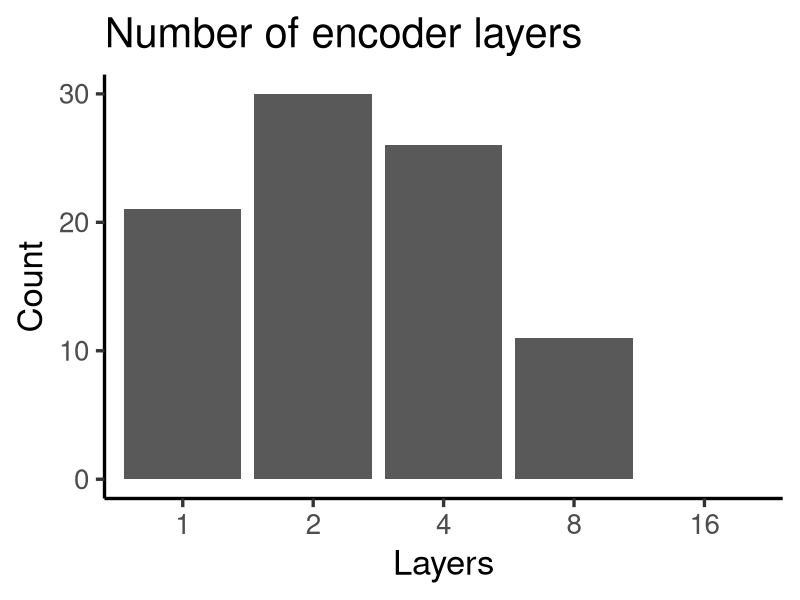

R code for this plot: (Note: this script raises an error after producing the figure.)
rm(list=ls())
library(ggpubr)
library(tidyverse)
df <- read.csv("hyperparameter_selection_full.csv", sep = ";")%>% 
  separate(X.Parameters, 
           into = c('lr','layers', 'dropout', 
                    'mask_prob', 'upscale_dim', 
                    'batch_size', 'num_heads', 
                    'inner_dim'), 
           sep = ",") %>%
  mutate(lr = gsub("\\{\\'lr\\': ", "", lr),
         layers = gsub("\\'num_layers\\': ", "", layers),
         dropout = gsub("\\'dropout\\': ", "", dropout),
         mask_prob = gsub("\\'mask_prob\\': ", "", mask_prob),
         upscale_dim = gsub("\\'upscale_dim\\': ", "", upscale_dim),
         batch_size =  gsub("\\'batch_size\\': ", "", batch_size),
         num_heads =  gsub("\\'num_heads\\': ", "", num_heads),
         inner_dim =  gsub("\\'inner_dim\\': ", "", inner_dim),
         inner_dim = gsub("\\}", "", inner_dim)
  )

minima <- df %>%
  filter(Precise_loss < 0.0001)

# what are the best params?
minima <- minima %>%
  select(-X.Tune.loss) %>%
  mutate_if(is.character, as.numeric)

minima %>% count(layers)
layer_plot <- minima %>% 
  mutate(layers = as.factor(layers),
         layers = fct_expand(layers,"16")) %>%
  ggplot() +
  scale_x_discrete(name = "Layers", drop = FALSE) +
  geom_bar(aes(x = layers), stat = "Count") + 
  theme_classic(base_size = 25) + 
  ylab("Count") +
  ggtitle("Number of encoder layers")
layer_plot
ggsave("img/layer_plot.pdf", width = 8, height = 8)

minima %>% count(lr)
lr_plot <- minima %>% 
  count(lr) %>%
  ggplot(aes(x=lr, y=n)) +
  geom_bar(stat="identity") +
  theme_classic(base_size = 25) + 
  ylab("Count") +
  xlab("Learning rate") +
  ggtitle("Learning rate")
lr_plot
ggsave("img/lr_plot.pdf", width = 8, height = 8)

minima %>% count(dropout)
dropout_plot <- minima %>% 
  count(dropout) %>%
  ggplot(aes(x=dropout, y=n)) +
  geom_bar(stat="identity") +
  theme_classic(base_size = 25) + 
  ylab("Count") +
  xlab("Dropout probability") +
  ggtitle("Dropout rate")
dropout_plot
ggsave("img/dropout_plot.pdf", width = 8, height = 8)

minima %>% count(mask_prob)
mask_plot <- minima %>% 
  count(mask_prob) %>%
  ggplot(aes(x=mask_prob, y=n)) +
  geom_bar(stat="identity") +
  theme_classic(base_size = 25) + 
  ylab("Count") +
  xlab("Masking probability") +
  ggtitle("Probability of masking")
mask_plot
ggsave("img/mask_plot.pdf", width = 8, height = 8)

minima %>% count(upscale_dim)
upscale_plot <- minima %>% 
  mutate(upscale_dim = as.factor(upscale_dim),
         upscale_dim = fct_expand(upscale_dim, "14", "512", "1024"),
         upscale_dim = factor(upscale_dim, levels(upscale_dim)[c(5,1,2,3,4,6,7)])) %>%
  ggplot() +
  scale_x_discrete(name = "Dimensions", drop = FALSE) + 
  geom_bar(aes(x = upscale_dim), stat = "Count") + 
  theme_classic(base_size = 25) + 
  ylab("Count") +
  ggtitle("Upscale dimensions") 
upscale_plot
ggsave("img/upscale_plot.pdf", width = 8, height = 8)

minima %>% count(num_heads)
heads_plot <- minima %>% 
  mutate(num_heads = as.factor(num_heads),
         num_heads = fct_expand(num_heads, "256")) %>%
  ggplot() +
  scale_x_discrete(name = "Heads", drop = FALSE) +
  geom_bar(aes(x = num_heads), stat = "Count") + 
  theme_classic(base_size = 25) + 
  ylab("Count") +
  xlab("Heads") +
  ggtitle("Number of heads")
heads_plot
ggsave("img/heads_plot.pdf", width = 8, height = 8)

minima %>% count(inner_dim)
inner_dim_plot <- minima %>% 
  mutate(inner_dim = as.factor(inner_dim),
         inner_dim = fct_expand(inner_dim, "2048")) %>%
  ggplot() +
  scale_x_discrete(name = "Inner dimensions", drop = FALSE) +
  geom_bar(aes(x = inner_dim), stat = "Count") + 
  theme_classic(base_size = 25) + 
  ylab("Count") +
  ggtitle("Inner dimensions")
inner_dim_plot
ggsave("img/inner_dim_plot.pdf", width = 8, height = 8)

# Arrange on a grid
joint_plot <- ggarrange(lr_plot,
          dropout_plot,
          mask_plot,
          NULL,
          heads_plot,
          upscale_plot,
          inner_dim_plot,
          layer_plot, 
          nrow = 2, ncol=4)
joint_plot
ggsave("img/joint_plot.pdf", width = 30, height = 12)

#########################

minima %>% 
  count(layers, lr, dropout, mask_prob, 
        upscale_dim, batch_size, num_heads, inner_dim)



minima %>% 
  arrange(Precise_loss) %>%
  slice(1:5)

